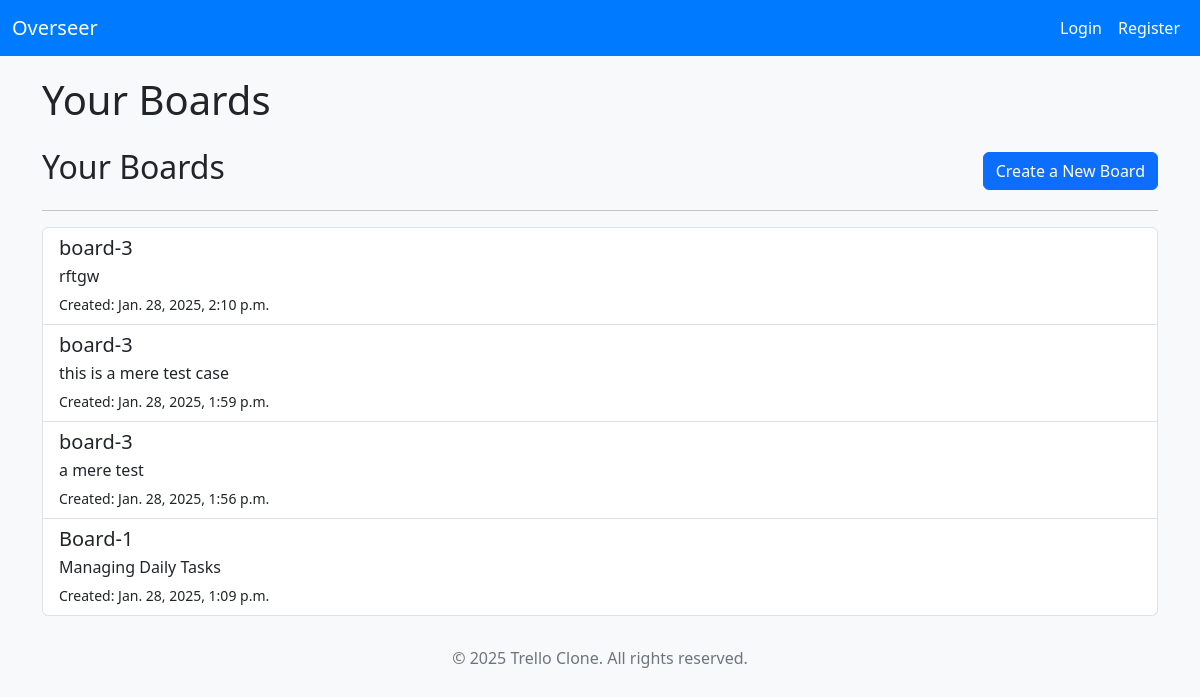
The page / on the database its author committed.
### Overseer/models.py (models this page shows, shortened)
class Board(models.Model):
    name = models.CharField(max_length=30)
    description = models.CharField(max_length=100)
    created_at = models.DateTimeField(auto_now_add=True)
    last_vist = models.DateTimeField(auto_now=True)
    author = models.ForeignKey(settings.AUTH_USER_MODEL, on_delete=models.CASCADE )

### Overseer/views.py (the view)
# urls.py: path('' ,BoardListView.as_view( template_name = 'Overseer/home.html') , name="home") ,
class BoardListView(ListView):
    model = Board
    context_object_name = 'boards'
    ordering = ['-created_at']

### Overseer/templates/Overseer/home.html (shortened to what this page needs)
{% extends 'Overseer/base.html' %}
{% block content %}
<div class="row">
    <div class="col-12">
        <h1 class="mb-4">Your Boards</h1>
        <div class="d-flex justify-content-between align-items-center">
            <h2>Your Boards</h2>
            <a href="{% url 'create_board' %}" class="btn btn-primary">Create a New Board</a>
        </div>
        <hr>
        {% if boards %}
        <div class="list-group">
            {% for board in boards %}
            <a href="{% url 'board_detail' pk=board.pk %}" class="list-group-item list-group-item-action">
                <h5 class="mb-1">{{ board.name }}</h5>
                <p class="mb-1">{{ board.description }}</p>
                <small>Created: {{ board.created_at }}</small>
            </a>
            {% endfor %}
        </div>
        {% else %}
        <p>No boards found. Start by creating one!</p>
        {% endif %}
    </div>
</div>
{% endblock %}

### Overseer/templates/Overseer/base.html (shortened to what this page needs)
<!DOCTYPE html>
<html lang="en">
<head>
    <link rel="stylesheet" href="https://cdn.jsdelivr.net/npm/bootstrap@5.3.0/dist/css/bootstrap.min.css">
</head>
<body>
    <nav class="navbar navbar-expand-lg navbar-dark">
        <div class="container-fluid">
            <a class="navbar-brand" href="{% url 'home' %}">Overseer</a>
            <div class="collapse navbar-collapse" id="navbarNav">
                <ul class="navbar-nav ms-auto">
                    {% if user.is_authenticated %}
                        <li class="nav-item">
                            <a class="nav-link" href="{% url 'logout' %}">Logout</a>
                        </li>
                    {% else %}
                        <li class="nav-item">
                            <a class="nav-link" href="{% url 'login' %}">Login</a>
                        </li>
                        <li class="nav-item">
                            <a class="nav-link" href="{% url 'register' %}">Register</a>
                        </li>
                    {% endif %}
                </ul>
            </div>
        </div>
    </nav>
    <div class="container">
        {% block content %}{% endblock %}
    </div>
    <footer>
        <p>&copy; 2025 Trello Clone. All rights reserved.</p>
    </footer>
</body>
</html>

### Overseer/templates/Overseer/base.html (style rules this page uses)
body { background-color: #f8f9fa; }
.navbar { background-color: #007bff; }
.navbar-brand, .nav-link { color: white !important; }
.container { margin-top: 20px; }
footer { text-align: center; margin-top: 30px; color: #6c757d; }

### rows shown on the page
Board: name "board-3", description "rftgw", created_at "Jan. 28, 2025, 2:10 p.m."
Board: name "board-3", description "this is a mere test case", created_at "Jan. 28, 2025, 1:59 p.m."
Board: name "board-3", description "a mere test", created_at "Jan. 28, 2025, 1:56 p.m."
Board: name "Board-1", description "Managing Daily Tasks", created_at "Jan. 28, 2025, 1:09 p.m."
